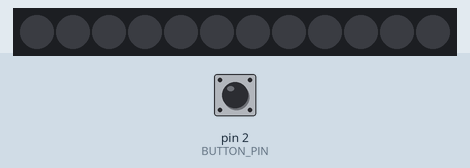
Recording of a sketch running on a simulated Arduino Uno, built with avr-gcc and run on an emulated ATmega328P. Shown: 12 RGB LEDs in strip order, left to right. The inputs (shaded band) are chosen by the test bench; at power-on: pin 2 (BUTTON_PIN) HIGH. Dim RGB values are drawn brighter than linear.

Above: at 1.2 s.
1.3 s: pin 2 (BUTTON_PIN) pulled LOW for 0.15 s
At 2.3 s:
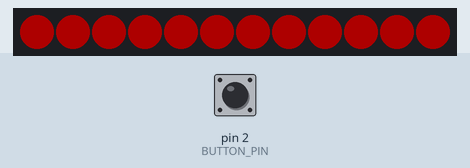
2.9 s: pin 2 (BUTTON_PIN) pulled LOW for 1 s
At 4.7 s:
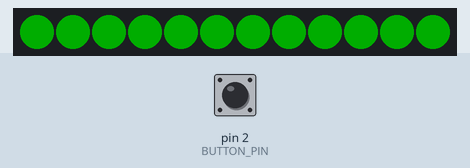
5.4 s: pin 2 (BUTTON_PIN) pulled LOW for 0.15 s
At 6.6 s:
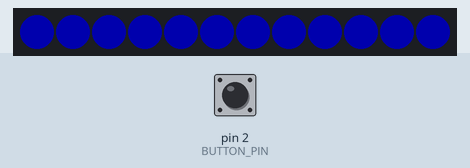
7.0 s: pin 2 (BUTTON_PIN) pulled LOW for 3.2 s
At 7.19 s:
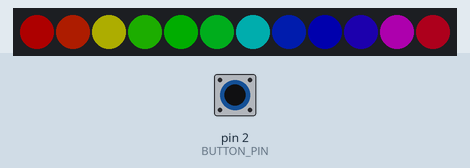
Timing chart, 0 to 10.0 s (numbered marks = the images above; inputs shaded):
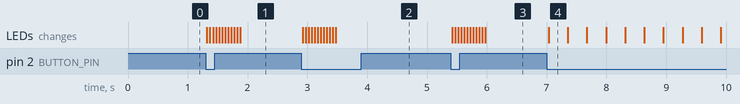

Measured:
- after the input at 1.3 s, the LEDs: first change at once (image 1 shows a later state)
- after the input at 2.9 s, the LEDs: first change at once (image 2 shows a later state)
- after the input at 5.4 s, the LEDs: first change at once (image 3 shows a later state)
- after the input at 7.0 s, the LEDs: change at once (image 4)

The sketch:

buttoncycler.ino
```cpp
// Simple demonstration on using an input device to trigger changes on your
// NeoPixels. Wire a momentary push button to connect from ground to a
// digital IO pin. When the button is pressed it will change to a new pixel
// animation. Initial state has all pixels off -- press the button once to
// start the first animation. As written, the button does not interrupt an
// animation in-progress, it works only when idle.

#include <Adafruit_NeoPixel.h>
#ifdef __AVR__
 #include <avr/power.h> // Required for 16 MHz Adafruit Trinket
#endif

// Digital IO pin connected to the button. This will be driven with a
// pull-up resistor so the switch pulls the pin to ground momentarily.
// On a high -> low transition the button press logic will execute.
#define BUTTON_PIN   2

#define PIXEL_PIN    7  // Digital IO pin connected to the NeoPixels.

#define PIXEL_COUNT 12  // Number of NeoPixels

// Declare our NeoPixel strip object:
Adafruit_NeoPixel strip(PIXEL_COUNT, PIXEL_PIN, NEO_GRB + NEO_KHZ800);
// Argument 1 = Number of pixels in NeoPixel strip
// Argument 2 = Arduino pin number (most are valid)
// Argument 3 = Pixel type flags, add together as needed:
//   NEO_KHZ800  800 KHz bitstream (most NeoPixel products w/WS2812 LEDs)
//   NEO_KHZ400  400 KHz (classic 'v1' (not v2) FLORA pixels, WS2811 drivers)
//   NEO_GRB     Pixels are wired for GRB bitstream (most NeoPixel products)
//   NEO_RGB     Pixels are wired for RGB bitstream (v1 FLORA pixels, not v2)
//   NEO_RGBW    Pixels are wired for RGBW bitstream (NeoPixel RGBW products)

boolean oldState = HIGH;
int     mode     = 0;    // Currently-active animation mode, 0-9
boolean newState = HIGH;
unsigned long waitTime;

void setup() {
  Serial.begin(9600);
  pinMode(BUTTON_PIN, INPUT_PULLUP);
  strip.begin(); // Initialize NeoPixel strip object (REQUIRED)
  strip.setBrightness(50);
  strip.show();  // Initialize all pixels to 'off'
}

void loop() {
  // Get current button state.
  newState = digitalRead(BUTTON_PIN);

  // Check if state changed from high to low (button press).
  if((newState == LOW) && (oldState == HIGH)) {
    // Short delay to debounce button.
    delay(20);
    // Check if button is still low after debounce.
    newState = digitalRead(BUTTON_PIN);
    if(newState == LOW) {      // Yes, still low
      if(++mode > 4) mode = 0; // Advance to next mode, wrap around after #8
      switch(mode) {           // Start the new animation...
        case 0:
          colorWipe(strip.Color(  0,   0,   0), 50);    // Black/off
          break;
        case 1:
          colorWipe(strip.Color(255,   0,   0), 50);    // Red
          break;
        case 2:
          colorWipe(strip.Color(  0, 255,   0), 50);    // Green
          break;
        case 3:
          colorWipe(strip.Color(  0,   0, 255), 50);    // Blue
          break;
        case 4:
          rainbow(20);
          break;
      }
    }
  }

  // Set the last-read button state to the old state.
  oldState = newState;
}

// Fill strip pixels one after another with a color. Strip is NOT cleared
// first; anything there will be covered pixel by pixel. Pass in color
// (as a single 'packed' 32-bit value, which you can get by calling
// strip.Color(red, green, blue) as shown in the loop() function above),
// and a delay time (in milliseconds) between pixels.
void colorWipe(uint32_t color, int wait) {
  for(int i=0; i<strip.numPixels(); i++) { // For each pixel in strip...
    strip.setPixelColor(i, color);         //  Set pixel's color (in RAM)
    strip.show();                          //  Update strip to match
    delay(wait);                           //  Pause for a moment
  }
}


// Rainbow cycle along whole strip. Pass delay time (in ms) between frames.
void rainbow(int wait) {
  oldState = LOW;
  // Hue of first pixel runs 3 complete loops through the color wheel.
  // Color wheel has a range of 65536 but it's OK if we roll over, so
  // just count from 0 to 3*65536. Adding 256 to firstPixelHue each time
  // means we'll make 3*65536/256 = 768 passes through this outer loop:
  boolean no_cycle = false;

  while(!no_cycle){
    for(long firstPixelHue = 0; firstPixelHue < 65536; firstPixelHue += 256) {
      for(int i=0; i<strip.numPixels(); i++) {
        int pixelHue = firstPixelHue + (i * 65536L / strip.numPixels());
        strip.setPixelColor(i, strip.gamma32(strip.ColorHSV(pixelHue)));
      }
      strip.show(); // Update strip with new contents

      newState = digitalRead(BUTTON_PIN);
      if((newState == LOW) && (oldState == HIGH)) {
        // Short delay to debounce button.
        delay(5);
        // Check if button is still low after debounce.
        newState = digitalRead(BUTTON_PIN);
        no_cycle |= (newState == LOW);
      }
      delay(wait);  // Pause for a moment
    }
    Serial.println(no_cycle);


    oldState = newState;
  }
}
```
